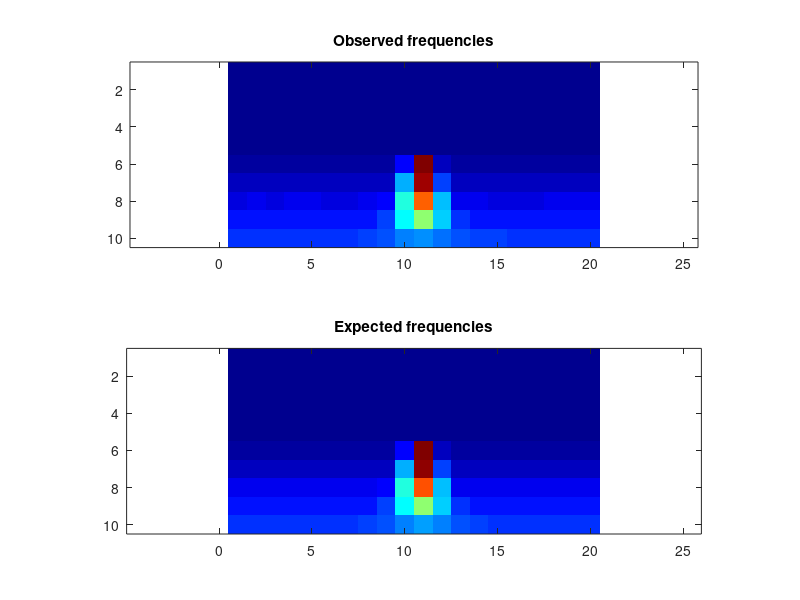

Recreate this plot in MATLAB.
obsFrequencies = [ 0, 0, 0, 0, 0, 0, 0, 0, 0, 0, 0, 0, 0, 0, 0, 0, 0, 0, 0, 0; 0, 0, 0, 0, 0, 0, 0, 0, 0, 0, 0, 0, 0, 0, 0, 0, 0, 0, 0, 0; 0, 0, 0, 0, 0, 0, 0, 0, 0, 0, 0, 0, 0, 0, 0, 0, 0, 0, 0, 0; 0, 0, 0, 0, 0, 0, 0, 0, 0, 0, 0, 0, 0, 0, 0, 0, 0, 0, 0, 0; 0, 0, 0, 0, 0, 0, 0, 0, 0, 0, 0, 0, 0, 0, 0, 0, 0, 0, 0, 0; 1160, 1199, 1180, 1201, 1194, 1191, 1139, 1153, 1274, 7483, 64245, 3279, 1230, 1210, 1132, 1197, 1167, 1174, 1203, 1182; 3557, 3693, 3581, 3636, 3600, 3604, 3649, 3492, 3729, 18621, 62071, 11704, 3608, 3637, 3655, 3600, 3588, 3539, 3554, 3582; 5994, 6072, 5997, 6024, 6068, 5940, 5991, 6038, 7051, 25134, 49476, 19474, 6570, 6126, 5973, 5927, 5970, 6085, 6023, 6144; 8272, 8331, 8355, 8463, 8407, 8505, 8373, 8611, 11138, 23127, 32349, 20169, 10303, 8624, 8200, 8335, 8383, 8391, 8342, 8415; 10930, 10823, 10782, 10820, 10754, 10845, 10940, 11505, 12787, 15649, 17058, 15043, 12530, 11065, 11060, 10936, 10894, 10816, 10834, 10842 ];
expFrequencies = [ 0, 0, 0, 0, 0, 0, 0, 0, 0, 0, 0, 0, 0, 0, 0, 0, 0, 0, 0, 0; 0, 0, 0, 0, 0, 0, 0, 0, 0, 0, 0, 0, 0, 0, 0, 0, 0, 0, 0, 0; 0, 0, 0, 0, 0, 0, 0, 0, 0, 0, 0, 0, 0, 0, 0, 0, 0, 0, 0, 0; 0, 0, 0, 0, 0, 0, 0, 0, 0, 0, 0, 0, 0, 0, 0, 0, 0, 0, 0, 0; 0, 0, 0, 0, 0, 0, 0, 0, 0, 0, 0, 0, 0, 0, 0, 0, 0, 0, 0, 0; 1200, 1200, 1200, 1200, 1200, 1200, 1200, 1200, 1201.14, 7512.24, 63730.1, 3275.56, 1200.14, 1200, 1200, 1200, 1200, 1200, 1200, 1200; 3600, 3600, 3600, 3600, 3600, 3600, 3600, 3600.07, 3726.35, 18588.1, 62381.5, 11784.8, 3640.48, 3600.02, 3600, 3600, 3600, 3600, 3600, 3600; 6000, 6000, 6000, 6000, 6000, 6000, 6000.06, 6013.73, 7130.37, 24943.5, 49931.6, 19227.2, 6573.57, 6005.57, 6000.01, 6000, 6000, 5999.99, 6000, 6000; 8400, 8400, 8400, 8400, 8400.01, 8400.33, 8409.49, 8614.36, 11188.6, 23004.9, 32541.7, 20206.2, 10276.4, 8527.47, 8405.28, 8400.18, 8400.01, 8399.99, 8400, 8400; 10804.3, 10804.7, 10806.1, 10809.2, 10817.8, 10842.6, 10943.2, 11375.2, 12854.3, 15640.7, 17107.1, 15130.5, 12479.3, 11249.7, 10913.2, 10835.6, 10815.6, 10808.5, 10805.8, 10804.6 ];
colormap(jet);
clf; subplot(2,1,1);
imagesc(obsFrequencies);
title('Observed frequencies');
axis equal;
subplot(2,1,2);
imagesc(expFrequencies);
axis equal;
title('Expected frequencies');
